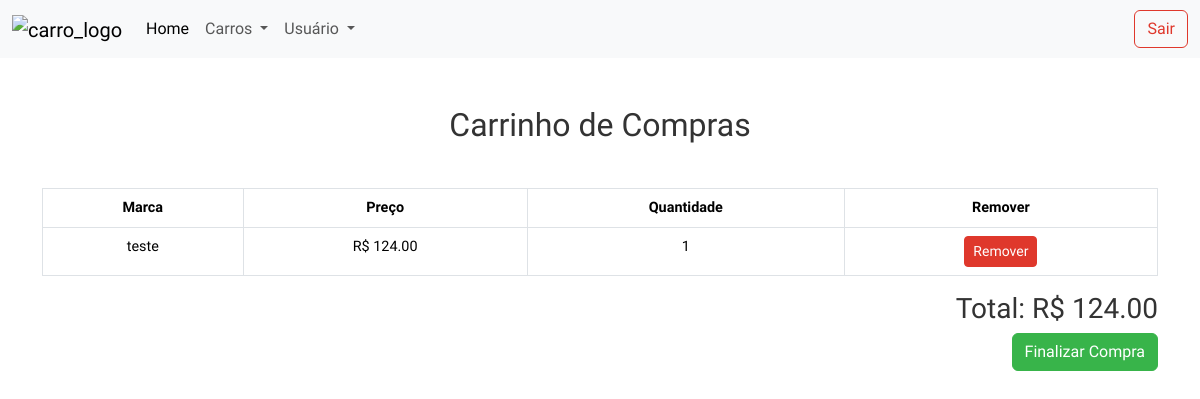
The app's page /paginaCompra.php, older data.
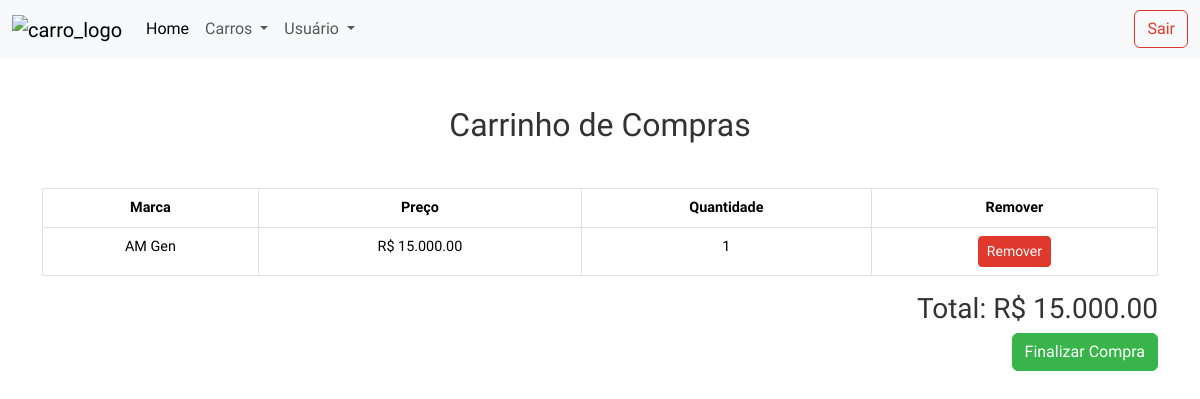
The same page, newer data.
### tables this page shows
CREATE TABLE `carrinho` (
  `id` int NOT NULL,
  `nome` varchar(100) NOT NULL,
  `preco` decimal(10,2) NOT NULL
);

### paginaCompra.php (the view, shortened to what this page needs)
<?php
    include 'conexao.php';
    $sql = "SELECT * FROM carrinho";
    $result = $conn->query($sql);
    if ($result->num_rows > 0) {
        $carros = $result->fetch_all(MYSQLI_ASSOC);
    } else {
        $carros = [];
    }
    $total = 0;
?>
<!DOCTYPE html>
<html lang="pt-BR">
<head>
    <link rel="stylesheet" href="src/style/index.css">
    <link rel="stylesheet" href="https://cdnjs.cloudflare.com/ajax/libs/font-awesome/6.5.0/css/all.min.css">
    <link id="themeLink" href="https://bootswatch.com/5/united/bootstrap.min.css" rel="stylesheet">
    <link href="https://bootswatch.com/5/united/bootstrap.min.css" rel="stylesheet">
</head>
<body>
<header class="header">
    <nav class="navbar navbar-expand-lg bg-body-tertiary">
        <div class="container-fluid">
            <a class="navbar-brand" href="paginaInicial.php"><img class="logo" src="img/perfil/car.png" alt="carro_logo"></a>
            <div class="collapse navbar-collapse" id="navbarSupportedContent">
                <ul class="navbar-nav me-auto mb-2 mb-lg-0">
                    <li class="nav-item">
                        <a class="nav-link active" aria-current="page" href="paginaInicial.php">Home</a>
                    </li>
                    <li class="nav-item dropdown">
                        <a class="nav-link dropdown-toggle" role="button" data-bs-toggle="dropdown" aria-expanded="false" id="dropdownMenuLink">
                            Carros
                        </a>
                    </li>
                    <li class="nav-item dropdown">
                        <a class="nav-link dropdown-toggle" role="button" data-bs-toggle="dropdown" aria-expanded="false" id="dropdownMenuLink1">
                            Usuário
                        </a>
                    </li>
                </ul>
                <a class="btn btn-outline-danger" href="login.php">Sair</a>
            </div>
        </div>
    </nav>
</header>
<main class="main-pagina-carrinho">
    <div class="container mt-5">
        <h2 class="text-center mb-4">Carrinho de Compras</h2>
        <div class="table-responsive">
            <table class="table table-bordered table-centered">
                <thead>
                <tr>
                    <th scope="col" class="text-center">Marca</th>
                    <th scope="col" class="text-center">Preço</th>
                    <th scope="col" class="text-center">Quantidade</th>
                    <th scope="col" class="text-center">Remover</th>
                </tr>
                </thead>
                <tbody>
                <?php foreach ($carros as $carro):
                    $preco = (float)$carro['preco'];
                    $quantidade = 1;
                    $totalCarro = $preco * $quantidade;
                    $total += $totalCarro;
                    ?>
                    <tr>
                        <td><?= $carro['nome'] ?></td>
                        <td>R$ <?= number_format($preco, 2, '.', '.') ?></td>
                        <td><?= $quantidade ?></td>
                        <td><a href="paginaCompra.php?id=<?= $carro['id'] ?>" class="btn btn-danger btn-sm">Remover</a></td>
                    </tr>
                <?php endforeach; ?>
                </tbody>
            </table>
        </div>
        <div class="text-end">
            <h3>Total: R$ <?= number_format($total, 2, '.', '.') ?></h3>
            <button class="btn btn-success" type="submit" name="button">Finalizar Compra</button>
        </div>
    </div>
</main>
</body>
</html>

Row changes from the older to the newer data that the page shows:
removed carrinho: nome "teste", preco "124.00", quantidade "1"
added carrinho: nome "AM Gen", preco "15.000.00", quantidade "1"
Text that changed along with them:
$total: "124.00" → "15.000.00"
